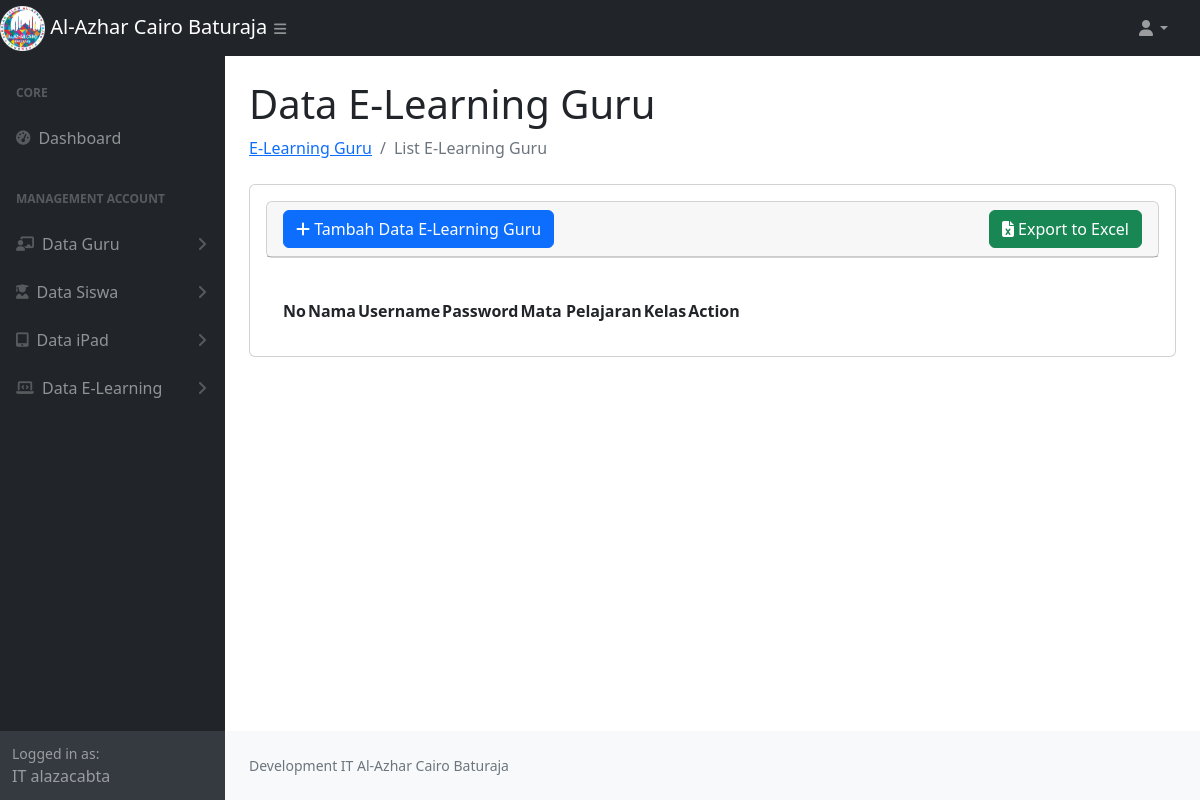
Before: /data_elearning_guru.php with the older database file.
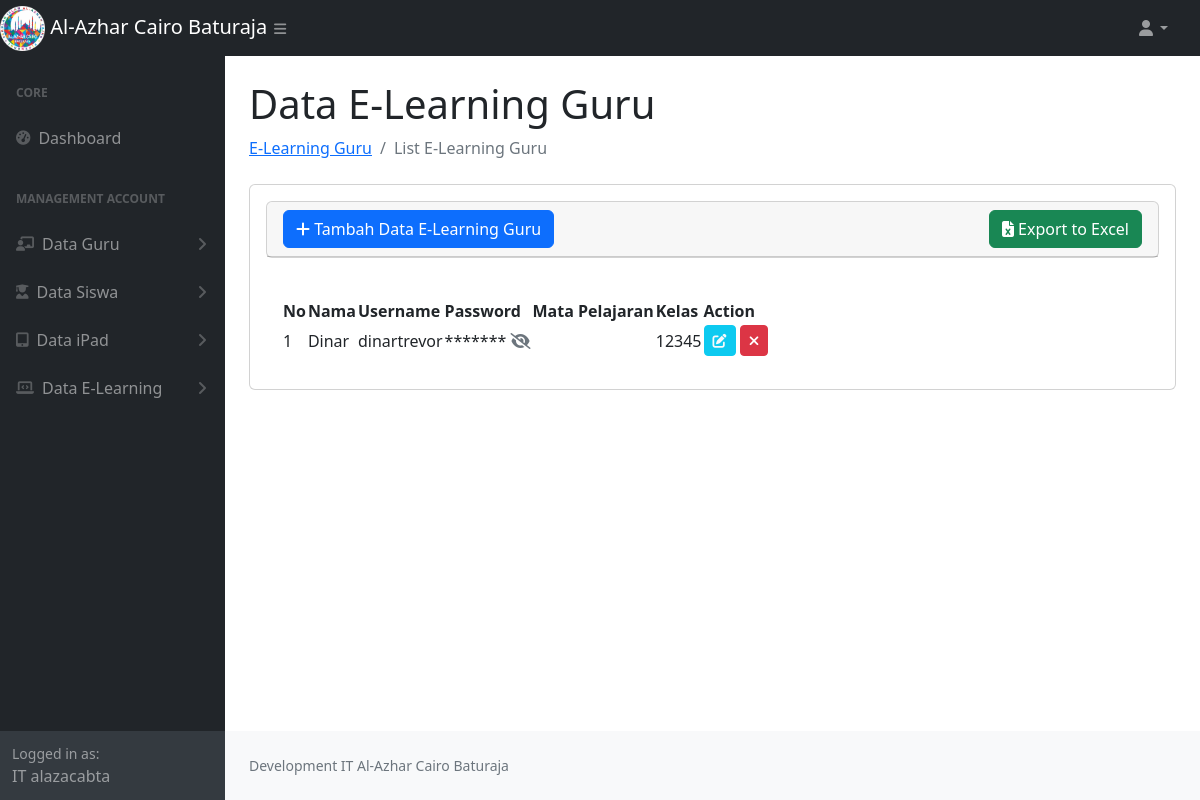
After: the same page with the newer database file.
### tables this page shows
CREATE TABLE `dataelearning` (
  `id_elearning` int NOT NULL AUTO_INCREMENT,
  `username_elearning` varchar(100) NOT NULL,
  `password_elearning` varchar(50) NOT NULL,
  `nama` varchar(200) NOT NULL,
  `kelas` varchar(50) NOT NULL,
  `type` enum('Guru','Siswa') DEFAULT NULL,
  PRIMARY KEY (`id_elearning`)
);

### data_elearning_guru.php (the view, shortened to what the changed rows need)
<?php
require_once 'function.php';
$type = 'Guru';
$sql = "SELECT * FROM dataelearning WHERE type = ?";
$stmt = $conn->prepare($sql);
$stmt->bind_param("s", $type);
$stmt->execute();
$result = $stmt->get_result();
$dataElearningGuru = [];
while ($row = $result->fetch_assoc()) {
    $dataElearningGuru[] = $row;
}
?>
<!DOCTYPE html>
<html lang="en">
    <head>
        <link href="https://cdn.jsdelivr.net/npm/simple-datatables@7.1.2/dist/style.min.css" rel="stylesheet" />
        <link href="css/styles.css" rel="stylesheet" />
        <link rel="stylesheet" href="https://cdnjs.cloudflare.com/ajax/libs/toastr.js/latest/toastr.css">
        <link rel="stylesheet" href="https://cdnjs.cloudflare.com/ajax/libs/font-awesome/6.7.2/css/all.min.css">
    </head>
    <body class="sb-nav-fixed">
        <div id="layoutSidenav">
            <div id="layoutSidenav_content">
                <main>
                    <div class="container-fluid px-4">
                        <h1 class="mt-4">Data E-Learning Guru</h1>
                        <div class="card mb-4">
                            <div class="card-body">
                            <div class="card-body">
                                <table id="datatablesSimple">
                                    <thead>
                                        <tr>
                                            <th>No</th>
                                            <th>Nama</th>
                                            <th>Username</th>
                                            <th>Password</th>
                                            <th>Mata Pelajaran</th>
                                            <th>Kelas</th>
                                            <th>Action</th>
                                        </tr>
                                    </thead>
                                    <tbody>
                                        <?php
                                            foreach ($dataElearningGuru as $key => $data) {
                                        ?>
                                        <tr>
                                            <td><?= $key + 1; ?></td>
                                            <td><?= $data['nama']; ?></td>
                                            <td><?= $data['username_elearning']; ?></td>
                                            <td>
                                                <span>*******</span>
                                                <a href="javascript:void(0)" class="show-password text-muted" title="Lihat Password" data-password="<?= $data['password_elearning']; ?>">
                                                    <i class="fas fa-eye-slash"></i>
                                                </a>
                                            </td>
                                            <td><?= $data['mapel']; ?></td>
                                            <td><?= $data['kelas']; ?></td>
                                            <td>
                                                <a href="javascript:void(0)" data-url="<?= 'show_elearning.php' ?>" data-id="<?= $data['id_elearning'] ?>" class="edit btn btn-info btn-sm text-light "> <i class="fas fa-edit"></i></a>
                                                <a href="javascript:void(0)" data-url="<?= 'delete_elearning.php' ?>" data-id="<?= $data['id_elearning'] ?>" class="delete btn btn-danger btn-sm"> <i class="fas fa-times"></i></a>
                                            </td>
                                        </tr>
                                        <?php
                                            }
                                        ?>
                                    </tbody>
                                </table>
                            </div>
                        </div>
                    </div>
                </main>
            </div>
        </div>
    </body>
</html>

Changed rows visible on the page:
added dataelearning: nama "Dinar", username_elearning "dinartrevor", kelas "12345"
